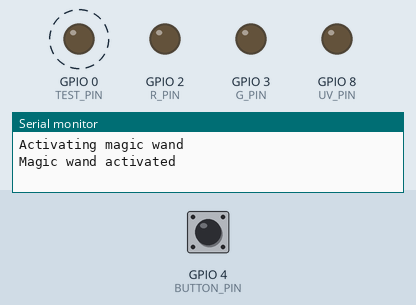
The sketch below on a simulated ESP32-C3. Parts: output pins drawn as LEDs (lit = HIGH), the last lines printed to the serial monitor. Dashed ring = blinking. The test bench sets the inputs (shaded band); at power-on: GPIO 4 (BUTTON_PIN) HIGH.

Above: at 1.2 s.
1.3 s: GPIO 4 (BUTTON_PIN) pulled LOW for 3.2 s
At 3.75 s:
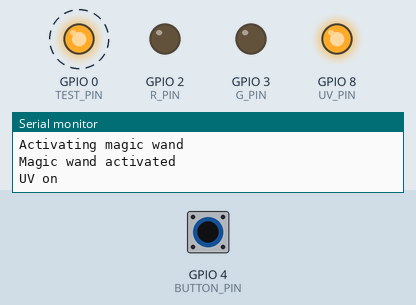
6.0 s: GPIO 4 (BUTTON_PIN) pulled LOW for 0.15 s
At 6.75 s:
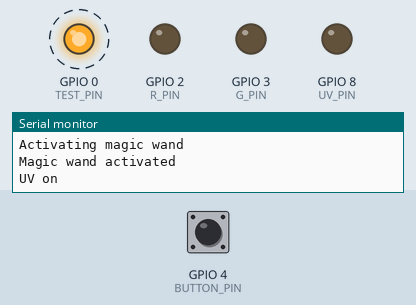
Timing chart, 0 to 15.1 s (numbered marks = the images above; inputs shaded):
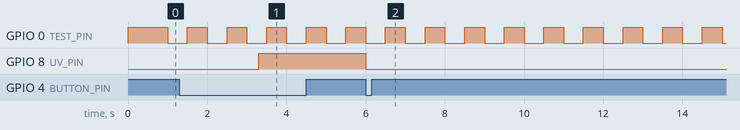

Measured:
- after the input at 1.3 s, GPIO 8 (UV_PIN): LOW → HIGH after 2.0 s
- after the input at 6.0 s, GPIO 8 (UV_PIN): HIGH → LOW at once
- by itself, GPIO 0 (TEST_PIN): alternates HIGH for 0.50 s and LOW for 0.50 s

The sketch:

sketch_magic.ino
```cpp
// ESP32-C3 Super Mini
// Board: "ESP32C3 Dev Module", USB CDC On Boot: "Enabled"

const int UV_PIN = 8;  // Onboard LED on Super Mini (active LOW)
const int BUTTON_PIN = 4;  // Example button pin
const int R_PIN = 2;
const int G_PIN = 3;
const int B_PIN = 4;
const int TEST_PIN = 0;

const int UV_DELAY_ON = 2000;
const int BLINK_INTERVAL = 500;

volatile unsigned long counter = 0;
volatile bool read_press = false;
volatile bool uv_on = false;
volatile unsigned long current = 0;
volatile unsigned long previous = 0;
int uv_led_on = LOW;


void start_pressed(){

  if (uv_on){
    uv_on = false;
    digitalWrite(UV_PIN, LOW);
    read_press = false;
  }else{
    counter = millis();
    read_press = true;
  }
}

void start_released(){
  read_press = false;
}

void control_uv(){
  read_press &= ((digitalRead(BUTTON_PIN) == LOW) && (digitalRead(UV_PIN) == LOW));
  if (read_press){
    unsigned long actual_counter = millis();
    unsigned long delay = actual_counter - counter;

    if (delay >= UV_DELAY_ON){
      Serial.println("UV on");
      uv_on = true;
      digitalWrite(UV_PIN, HIGH);
    }
  }
}

void blink_led(int pin){
  current = millis();

  if  ((current - previous) >= BLINK_INTERVAL){
    previous = current;
    if (uv_led_on == LOW){
      uv_led_on = HIGH;
    }
    else{
      uv_led_on = LOW;
    }
    digitalWrite(pin, uv_led_on);

  }
}

void setup() {
  Serial.begin(115200);
  Serial.println("Activating magic wand");
  pinMode(UV_PIN, OUTPUT);
  pinMode(R_PIN, OUTPUT);
  pinMode(G_PIN, OUTPUT);
  pinMode(B_PIN, OUTPUT);
  pinMode(TEST_PIN, OUTPUT);
  pinMode(BUTTON_PIN, INPUT_PULLUP);

  attachInterrupt(digitalPinToInterrupt(BUTTON_PIN), start_pressed, FALLING);
  //attachInterrupt(digitalPinToInterrupt(BUTTON_PIN), start_released, FALLING);
  Serial.println("Magic wand activated");
  digitalWrite(TEST_PIN, HIGH);

}

void loop() {
  blink_led(TEST_PIN);
  control_uv();

}
```
